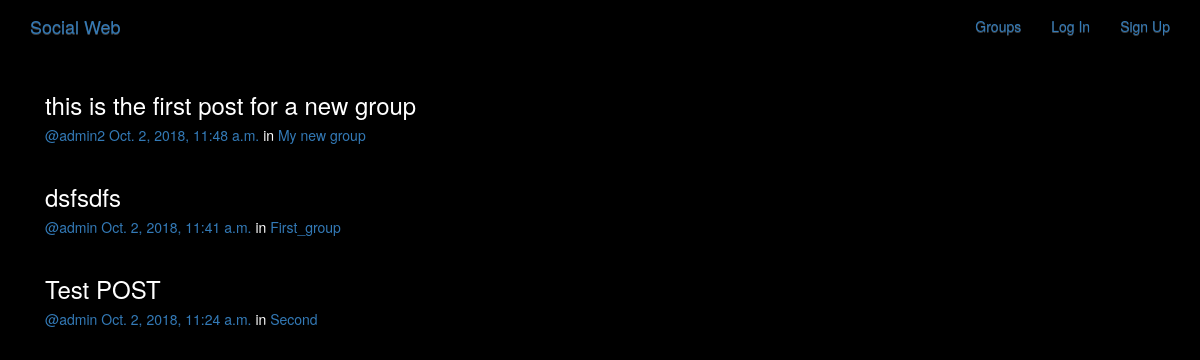
/posts/, run on the app's committed database.
### posts/models.py (models this page shows, shortened)
class Post(models.Model):
    user = models.ForeignKey(User, related_name='posts', on_delete=models.PROTECT)
    created_at = models.DateTimeField(auto_now=True)
    message = models.TextField()
    message_html = models.TextField(editable=False)
    group = models.ForeignKey(Group, related_name='posts', null=True, blank=True, on_delete=models.PROTECT)
    class Meta:
        ordering = ['-created_at']
        unique_together = ['user', 'message']

### groups/models.py (models this page shows, shortened)
class Group(models.Model):
    name = models.CharField(max_length=250, unique=True)
    slug = models.SlugField(allow_unicode=True, unique=True)
    description = models.TextField(blank=True, default='')
    description_html = models.TextField(editable=False, default='', blank=True)
    members = models.ManyToManyField(User, through='GroupMember')
    class Meta:
       ordering = ['name']

### posts/views.py (the view)
class PostList(SelectRelatedMixin, generic.ListView):
    model = models.Post
    select_related = ('user', 'group')

### posts/templates/posts/post_list.html (shortened to what this page needs)
{% extends "posts/post_base.html" %}
{% load humanize %}
{% block post_content %}
<div class="col-md-8">
	{% for post in post_list %}
        {% include "posts/_post.html" %}
	{% endfor %}
</div>
{% endblock %}

### posts/templates/posts/_post.html (shortened to what this page needs)
<div class="post media">
	<h3>{{ post.message_html|safe }}</h3>
	<div class="media-body">
		<h5 class="media-heading">
			<span class="username"><a href="{% url 'posts:for_user' username=post.user.username %}">@{{ post.user.username }}</a></span>
			<time class="time"><a href="{% url 'posts:single' username=post.user.username pk=post.pk %}">{{ post.created_at }}</a></time>
			{% if post.group %}
			<span class="group-name">in <a href="#">{{ post.group.name }}</a></span>
			{% endif %}
		</h5>
	</div>
</div>

### static/simplesocial/css/master.css (style rules this page uses)
body { margin: 0; overflow: hidden; background-color: black; color:white; }

### data on the page
Post: message_html "this is the first post for a new group", user.username "admin2", created_at "Oct. 2, 2018, 11:48 a.m.", group.name "My new group"
Post: message_html "dsfsdfs", user.username "admin", created_at "Oct. 2, 2018, 11:41 a.m.", group.name "First_group"
Post: message_html "Test POST", user.username "admin", created_at "Oct. 2, 2018, 11:24 a.m.", group.name "Second"
